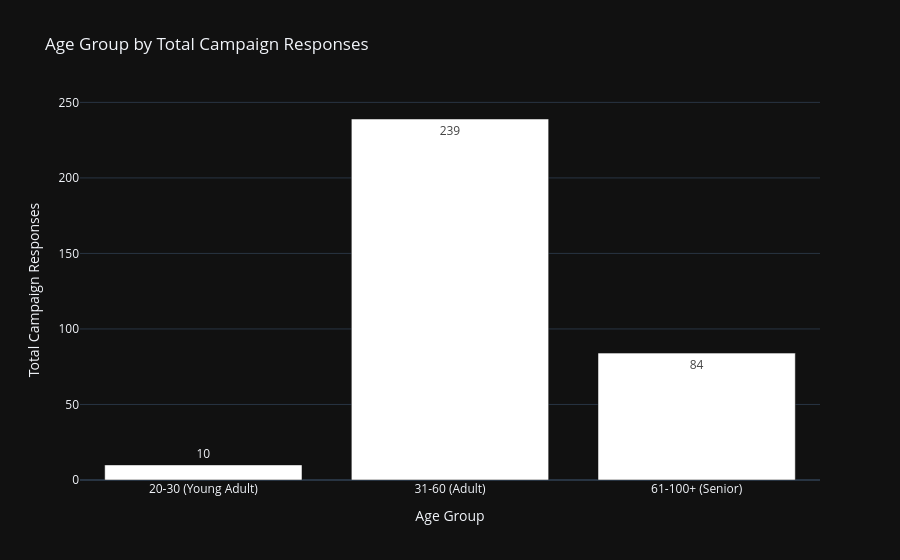

The code cell stored with this chart in its notebook:
### Code cell
###Chart and Graphs for the Marketing Data###
#This bar chart is for Marketing data is to display the Total Campaign Responses by Age Group
age_group_responses_summary = market_df.groupby('Age Group').agg({'Response': 'sum'}).reset_index()

fig = px.bar(age_group_responses_summary, x='Age Group', y='Response', title='Age Group by Total Campaign Responses', text_auto=True, color_discrete_sequence=['white'], labels={'Age Group': 'Age Group', 'Response': 'Total Campaign Responses'})
fig.show()

### Figure 1 — Plotly figure (JSON) as saved in the notebook; plotly's stock layout.template omitted (floating-point values rounded to 4 significant figures)
{"data": [{"hovertemplate": "Age Group=%{x}<br>Total Campaign Responses=%{y}<extra></extra>", "legendgroup": "", "marker": {"color": "white", "pattern": {"shape": ""}}, "name": "", "orientation": "v", "showlegend": false, "textposition": "auto", "texttemplate": "%{y}", "x": ["20-30 (Young Adult)", "31-60 (Adult)", "61-100+ (Senior)"], "xaxis": "x", "y": [10, 239, 84], "yaxis": "y", "type": "bar"}], "layout": {"xaxis": {"anchor": "y", "domain": [0.0, 1.0], "title": {"text": "Age Group"}}, "yaxis": {"anchor": "x", "domain": [0.0, 1.0], "title": {"text": "Total Campaign Responses"}}, "legend": {"tracegroupgap": 0}, "title": {"text": "Age Group by Total Campaign Responses"}, "barmode": "relative"}}
